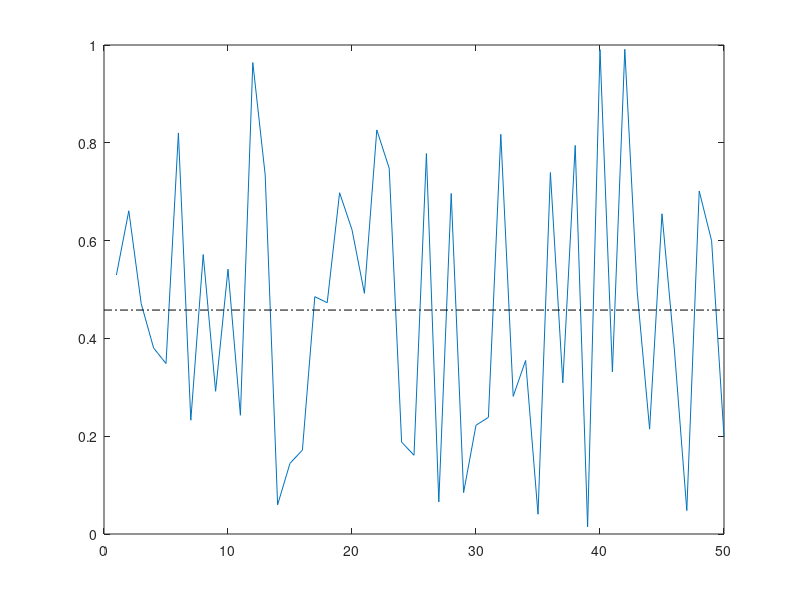

Write MATLAB code to recreate this figure. (Note: this script raises an error after producing the figure.)
%h = plot('v6',1:100, sin(1:100), 1:100, sin(1:100))
% 
%  set(gcf, 'PaperUnits', 'inches');
%  set(gcf, 'PaperSize', [8.5 14]);
% % papersize = get(gcf, 'PaperSize')
%  width = 5.5;         % Initialize a variable for width.
%  height = 3;          % Initialize a variable for height.
% % left = (papersize(1)- width)/2
% % bottom = (papersize(2)- height)/2
%  myfiguresize = [0, 0, width, height];
%  set(gcf, 'PaperPosition', myfiguresize);

% he default string for an object is the value of the object's DisplayName  
% property, if you have defined a value for DisplayName 
%     (which you can do using the Property Editor or calling set). 
%     Otherwise, legend constructs a string of the form data1, data2, etc. 
%     Setting display names is useful when you are experimenting with legends and might forget how objects in 
%     a lineseries, for example, are ordered.

%print -depsc -tiff 'figures\myfigure'
function annotation_property_line
dat = rand(50,1);
hLine = plot(dat);
plotMean % Nested function draws a line at mean value
set(get(get(hLine,'Annotation'),'LegendInformation'),...
    'IconDisplayStyle','off'); % Exclude line from legend
legend('mean')
    function plotMean
    xlimits = get(gca,'XLim');
    meanValue = mean(dat);
    meanLine = line([xlimits(1) xlimits(2)],...
		 [meanValue meanValue],'Color','k','LineStyle','-.');
    end
end